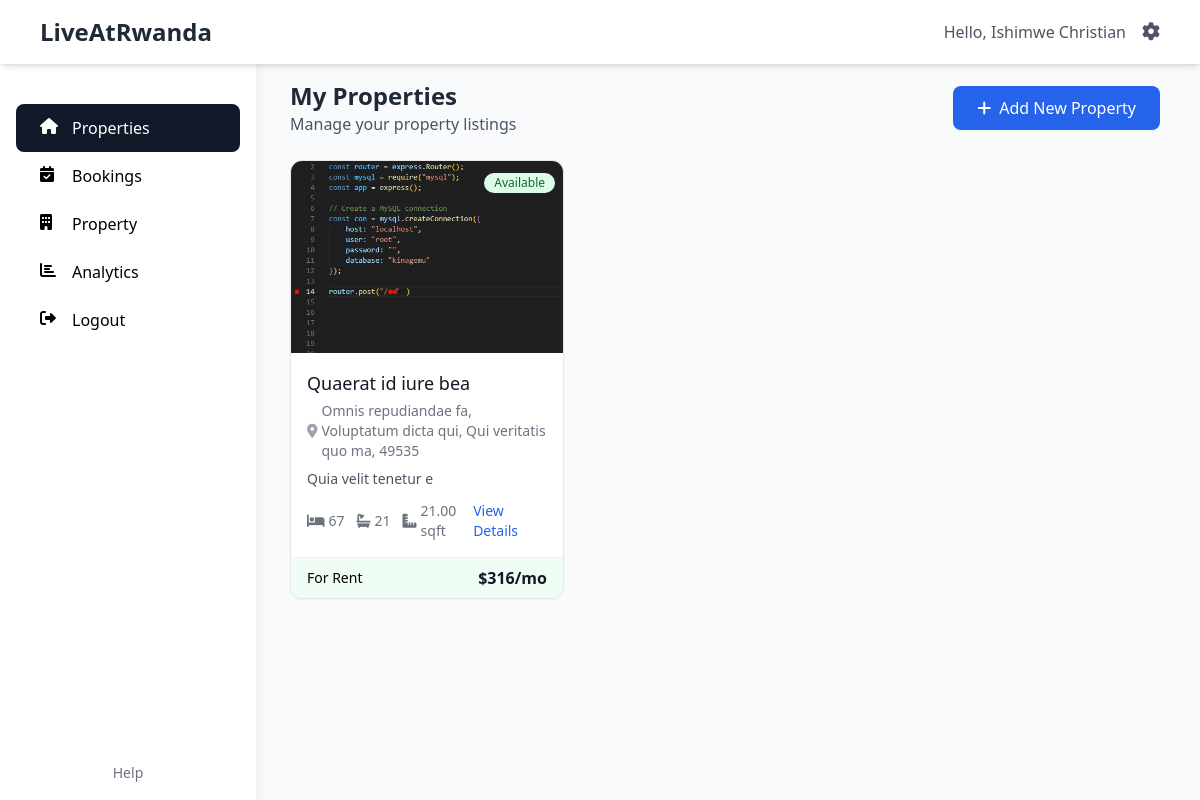
Page /onwer/property.php (signed in) on the committed database.
### tables this page shows
CREATE TABLE `users` (
  `id` int(11) NOT NULL,
  `name` varchar(255) NOT NULL,
  `email` varchar(255) NOT NULL,
  `phone` varchar(50) NOT NULL,
  `password` varchar(255) NOT NULL,
  `business_type` varchar(255) NOT NULL,
  `image` text NOT NULL,
  `created_at` datetime NOT NULL,
  `updated_at` datetime DEFAULT NULL
);

CREATE TABLE `properties` (
  `id` int(11) NOT NULL,
  `user_id` int(11) NOT NULL,
  `title` varchar(255) NOT NULL,
  `description` text DEFAULT NULL,
  `price` decimal(10,2) NOT NULL,
  `period` varchar(255) DEFAULT NULL,
  `purpose` varchar(100) DEFAULT NULL,
  `zipcode` varchar(100) DEFAULT NULL,
  `address` varchar(255) NOT NULL,
  `sector` varchar(255) DEFAULT NULL,
  `village` varchar(255) DEFAULT NULL,
  `features` text DEFAULT NULL,
  `password` varchar(255) NOT NULL,
  `bedrooms` int(11) NOT NULL,
  `bathrooms` int(11) NOT NULL,
  `area` decimal(10,2) NOT NULL,
  `property_type` varchar(50) NOT NULL,
  `status` varchar(50) NOT NULL DEFAULT 'available',
  `images` text DEFAULT NULL,
  `created_at` datetime NOT NULL,
  `updated_at` datetime DEFAULT NULL
);

### onwer/property.php (the view, shortened to what this page needs)
<!DOCTYPE html>
<html lang="en">
<head>
    <script src="https://cdn.tailwindcss.com"></script>
    <link rel="stylesheet" href="https://cdnjs.cloudflare.com/ajax/libs/font-awesome/6.0.0-beta3/css/all.min.css" />
</head>
<body class="bg-gray-50">
    <?php include './include/navbar.php' ?>
    <?php include './include/sidebar.php' ?>
    <div class="main-content">
        <div class="main-content-inner">
            <div class="flex justify-between items-center mb-6">
                <div>
                    <h1 class="text-2xl font-bold text-gray-800">My Properties</h1>
                    <p class="text-gray-600">Manage your property listings</p>
                </div>
                <button id="openModalBtn" class="px-6 py-2.5 bg-blue-600 text-white rounded-lg hover:bg-blue-700 transition duration-300 ease-in-out flex items-center shadow-sm">
                    <i class="fas fa-plus mr-2"></i> Add New Property
                </button>
            </div>
            <div class="grid grid-cols-1 md:grid-cols-2 lg:grid-cols-3 gap-6">
                <?php
                $user_id = $_SESSION['user_id'];
                $sql = "SELECT * FROM properties WHERE user_id = '$user_id'";
                $result = mysqli_query($conn, $sql);
                if (mysqli_num_rows($result) > 0) {
                    while ($row = mysqli_fetch_assoc($result)) {
                        $property_id = $row['id'];
                        $title = $row['title'];
                        $location = $row['address'] . ", " . $row['sector'] . ", " . $row['village'] . ", " . $row['zipcode'];
                        $description = $row['description'];
                        $status = $row['status'];
                        $price = $row['price'];
                        $period = $row['period'];
                        $bedroom = $row['bedrooms'];
                        $bathroom = $row['bathrooms'];
                        $area = $row['area'];
                        $description_preview = mb_strlen($description) > 150 ? mb_substr($description, 0, 150) . '...' : $description;
                        $images = json_decode($row['images'], true);
                        $image_url = !empty($images) ? $images[0] : 'default_image.jpg';
                        ?>
                        <div class="property-card bg-white rounded-xl shadow-sm overflow-hidden border border-gray-200">
                            <div class="relative">
                                <img src="<?php echo $image_url; ?>" alt="<?php echo htmlspecialchars($title); ?>" class="w-full h-48 object-cover">
                                <div class="absolute top-0 right-0 mt-2 mr-2">
                                    <span class="inline-flex items-center px-2.5 py-0.5 rounded-full text-xs font-medium <?php echo $status === 'available' ? 'bg-green-100 text-green-800' : 'bg-red-100 text-red-800'; ?>">
                                        <?php echo $status === 'available' ? 'Available' : 'Sold'; ?>
                                    </span>
                                </div>
                            </div>
                            <div class="p-4">
                                <h3 class="text-lg font-medium text-gray-900 mb-1">
                                    <a href="propertyDetails.php?property_id=<?php echo $property_id; ?>" class="hover:text-blue-600">
                                        <?php echo htmlspecialchars($title); ?>
                                    </a>
                                </h3>
                                <div class="flex items-center text-sm text-gray-500 mb-2">
                                    <i class="fas fa-map-marker-alt mr-1 text-gray-400"></i>
                                    <span><?php echo htmlspecialchars($location); ?></span>
                                </div>
                                <p class="text-sm text-gray-600 line-clamp-3 mb-3">
                                    <?php echo htmlspecialchars($description_preview); ?>
                                </p>
                                <div class="flex justify-between items-center">
                                    <div class="flex space-x-3 text-sm text-gray-500">
                                        <span class="flex items-center">
                                            <i class="fas fa-bed mr-1"></i>
                                            <?php echo $bedroom; ?>
                                        </span>
                                        <span class="flex items-center">
                                            <i class="fas fa-bath mr-1"></i>
                                            <?php echo $bathroom; ?>
                                        </span>
                                        <span class="flex items-center">
                                            <i class="fas fa-ruler-combined mr-1"></i>
                                            <?php echo $area; ?> sqft
                                        </span>
                                    </div>
                                    <a href="propertyDetails.php?property_id=<?php echo $property_id; ?>" class="text-blue-600 hover:text-blue-800 text-sm font-medium">
                                        View Details
                                    </a>
                                </div>
                            </div>
                            <div class="py-2 px-4 border-t border-gray-100 <?php echo $status === 'available' ? 'bg-green-50' : 'bg-red-50'; ?>">
                                <div class="flex justify-between items-center">
                                    <span class="text-sm font-medium">
                                        <?php echo $row['purpose'] === 'rent' ? 'For Rent' : 'For Sale'; ?>
                                    </span>
                                    <span class="font-bold text-gray-900">
                                        $<?php echo number_format($price); ?><?php echo $period === 'monthly' ? '/mo' : ''; ?>
                                    </span>
                                </div>
                            </div>
                        </div>
                        <?php
                    }
                }
                ?>
            </div>
        </div>
    </div>
</body>
</html>

### onwer/include/navbar.php (shortened to what this page needs)
<?php
include '../config/connection.php';
$username = "Guest";
if (isset($_SESSION['user_id'])) {
    $user_id = $_SESSION['user_id'];
    $query = "SELECT name FROM users WHERE id = ?";
    $stmt = $conn->prepare($query);
    $stmt->bind_param("i", $user_id);
    $stmt->execute();
    $stmt->bind_result($username);
}
?>
<!DOCTYPE html>
<html lang="en">
<head>
    <link rel="stylesheet" href="https://cdnjs.cloudflare.com/ajax/libs/font-awesome/6.0.0/css/all.min.css">
    <script src="https://cdn.tailwindcss.com"></script>
</head>
<body>
    <div class="w-full bg-white shadow-md fixed top-0 left-0 right-0 z-10">
        <div class="navbar px-4 lg:px-10 flex justify-between items-center h-16">
            <div class="text-2xl font-bold text-gray-800 antialiased">
                LiveAtRwanda
            </div>
            <div class="flex items-center space-x-4">
                <div class="text-gray-600">
                    Hello, <?php echo htmlspecialchars($username); ?>
                </div>
                <div class="relative group">
                    <button class="text-gray-600 hover:text-gray-800">
                        <i class="fas fa-cog text-lg"></i>
                    </button>
                </div>
            </div>
        </div>
    </div>
</body>
</html>

### onwer/property.php (style rules this page uses)
.main-content { margin-left: 250px; padding: 20px; }
.main-content-inner { padding-left: 20px; padding-right: 20px; margin-top: 60px; }
.property-card { transition: all 0.3s ease; }

### rows in the picture
users: name "Ishimwe Christian"
properties: status "Available", title "Quaerat id iure bea", location "Omnis repudiandae fa, Voluptatum dicta qui, Qui veritatis quo ma, 49535", description "Quia velit tenetur e", bedrooms "67", bathrooms "21", area "21.00", purpose "For Rent", price "316", period "/mo"

### other values in the picture
$item['label'] "Properties"
$item['label'] "Bookings"
$item['label'] "Property"
$item['label'] "Analytics"
$item['label'] "Logout"
